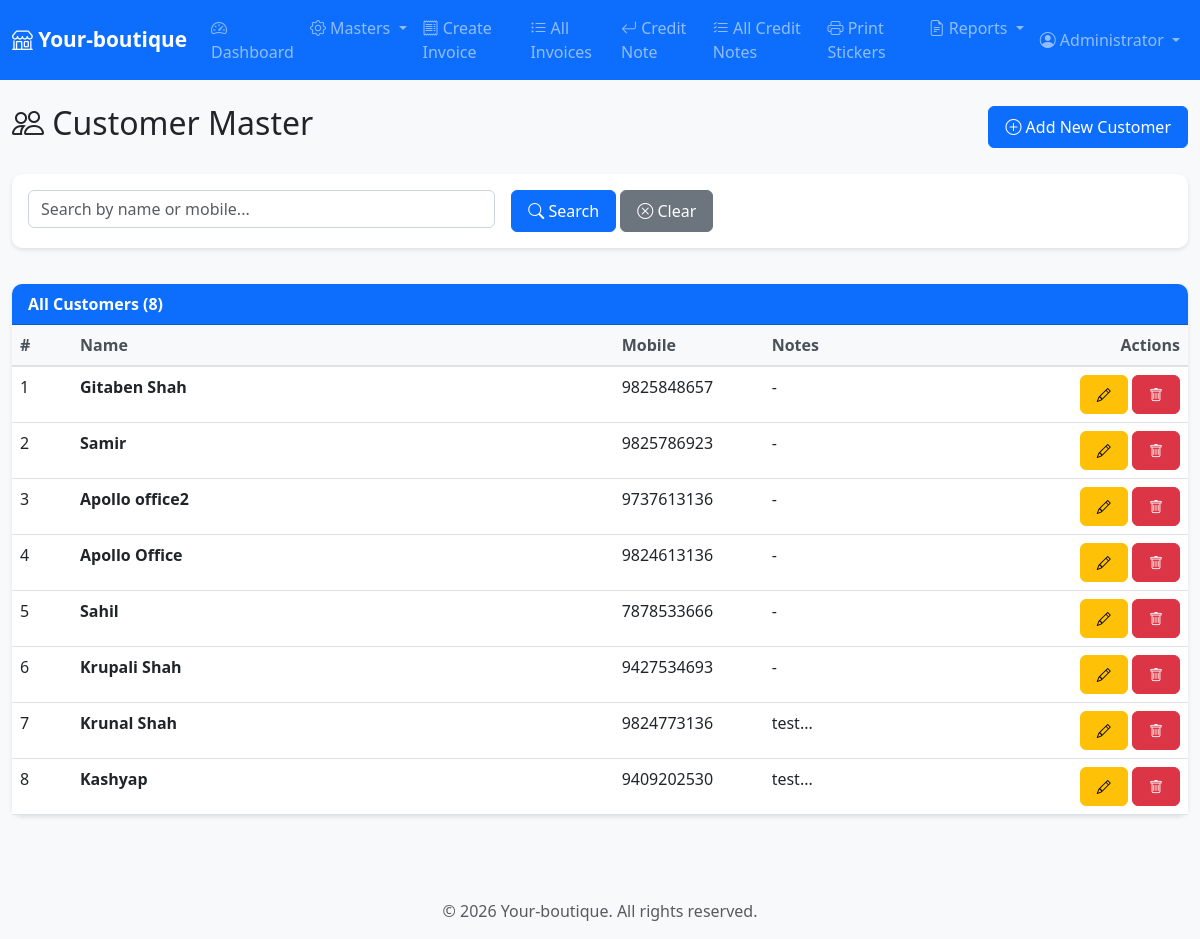
/modules/customers/list.php (signed in), run on the app's committed database.
### tables this page shows
CREATE TABLE IF NOT EXISTS parties (
    id INT PRIMARY KEY AUTO_INCREMENT,
     
    mobile VARCHAR(15) UNIQUE NULL,
    party_name VARCHAR(100) NOT NULL,
    address TEXT,
    notes TEXT,
    created_at TIMESTAMP DEFAULT CURRENT_TIMESTAMP,
    updated_at TIMESTAMP DEFAULT CURRENT_TIMESTAMP ON UPDATE CURRENT_TIMESTAMP,
    INDEX idx_mobile (mobile)
);

### modules/customers/list.php (the view, shortened to what this page needs)
<?php
require_once __DIR__ . '/../../includes/header.php';
$search = $_GET['search'] ?? '';
$sql = "SELECT * FROM parties WHERE 1=1";
$sql .= " ORDER BY created_at DESC";
$result = $conn->query($sql);
?>
<div class="row">
    <div class="col-12">
        <div class="d-flex justify-content-between align-items-center mb-4">
            <h2><i class="bi bi-people"></i> Customer Master</h2>
            <a href="add.php" class="btn btn-primary">
                <i class="bi bi-plus-circle"></i> Add New Customer
            </a>
        </div>
    </div>
</div>
<div class="row mb-3">
    <div class="col-12">
        <div class="card">
            <div class="card-body">
                <form method="GET" action="" class="row g-3">
                    <div class="col-md-5">
                        <input type="text" class="form-control" name="search"
                               placeholder="Search by name or mobile..." value="<?php echo htmlspecialchars($search); ?>">
                    </div>
                    <div class="col-md-3">
                        <button type="submit" class="btn btn-primary">
                            <i class="bi bi-search"></i> Search
                        </button>
                        <a href="list.php" class="btn btn-secondary">
                            <i class="bi bi-x-circle"></i> Clear
                        </a>
                    </div>
                </form>
            </div>
        </div>
    </div>
</div>
<div class="row">
    <div class="col-12">
        <div class="card">
            <div class="card-header">
                All Customers (<?php echo $result->num_rows; ?>)
            </div>
            <div class="card-body p-0">
                <div class="table-responsive">
                    <table class="table table-hover mb-0">
                        <thead>
                            <tr>
                                <th width="60">#</th>
                                <th>Name</th>
                                <th width="150">Mobile</th>
                                <th>Notes</th>
                                <th width="150" class="text-end">Actions</th>
                            </tr>
                        </thead>
                        <tbody>
                            <?php
                            $sr = 1;
                            while ($row = $result->fetch_assoc()):
                            ?>
                            <tr>
                                <td><?php echo $sr++; ?></td>
                                <td>
                                    <strong><?php echo htmlspecialchars($row['party_name']); ?></strong>
                                </td>
                                <td><?php echo !empty($row['mobile']) ? htmlspecialchars($row['mobile']) : '-'; ?></td>
                                <td><?php echo !empty($row['notes']) ? htmlspecialchars(substr($row['notes'], 0, 50)) . '...' : '-'; ?></td>
                                <td class="text-end">
                                    <a href="edit.php?id=<?php echo $row['id']; ?>" class="btn btn-sm btn-warning">
                                        <i class="bi bi-pencil"></i>
                                    </a>
                                    <a href="list.php?delete=<?php echo $row['id']; ?>"
                                       class="btn btn-sm btn-danger btn-delete">
                                        <i class="bi bi-trash"></i>
                                    </a>
                                </td>
                            </tr>
                            <?php endwhile; ?>
                        </tbody>
                    </table>
                </div>
            </div>
        </div>
    </div>
</div>
<?php require_once __DIR__ . '/../../includes/footer.php'; ?>

### assets/css/style.css (style rules this page uses)
:root { --primary-color: #0d6efd; --secondary-color: #6c757d; --success-color: #198754; --danger-color: #dc3545; --warning-color: #ffc107; }
body { font-family: 'Segoe UI', Tahoma, Geneva, Verdana, sans-serif; background-color: #f8f9fa; }
.card { border: none; border-radius: 10px; box-shadow: 0 2px 4px rgba(0,0,0,0.1); margin-bottom: 20px; }
.card-header { background-color: var(--primary-color); color: white; font-weight: 600; border-radius: 10px 10px 0 0 !important; }
.table { background-color: white; }
.table thead th { background-color: #f8f9fa; border-bottom: 2px solid #dee2e6; font-weight: 600; color: #495057; }
.btn { border-radius: 6px; padding: 8px 16px; font-weight: 500; }
.form-control, .form-select { border-radius: 6px; border: 1px solid #ced4da; }

### data on the page
parties: party_name "Gitaben Shah", mobile "9825848657"
parties: party_name "Samir", mobile "9825786923"
parties: party_name "Apollo office2", mobile "9737613136"
parties: party_name "Apollo Office", mobile "9824613136"
parties: party_name "Sahil", mobile "7878533666"
parties: party_name "Krupali Shah", mobile "9427534693"
parties: party_name "Krunal Shah", mobile "9824773136", notes "test"
parties: party_name "Kashyap", mobile "9409202530", notes "test"

### other printed values
getUserFullName() "Administrator"
$result->num_rows "8"
